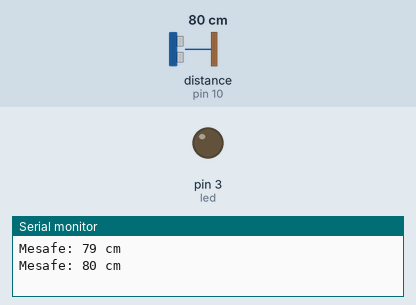
Recording of a sketch running on a simulated Arduino Uno, built with avr-gcc and run on an emulated ATmega328P. On the bench: output pins drawn as LEDs (lit = HIGH), the last lines printed to the serial monitor. Wiring (inferred from the names in the program): ultrasonic range finder: trigger pin 9; echo pin 10. The inputs (shaded band) are chosen by the test bench; at power-on: distance to the obstacle (sensor on pin 10) 80 cm. The echo pulse lasts 58.3 µs per cm; pins used as bus, display or sensor lines are not drawn.

Above: at 1.8 s.
1.9 s: distance to the obstacle (sensor on pin 10) set to 2 cm
At 4.0 s:
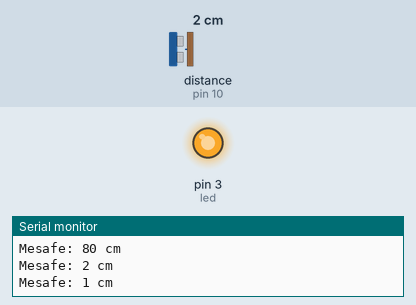
4.5 s: distance to the obstacle (sensor on pin 10) set to 9 cm
At 5.6 s:
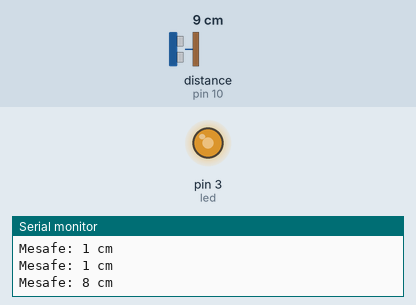
6.5 s: distance to the obstacle (sensor on pin 10) set to 18 cm
At 8.4 s:
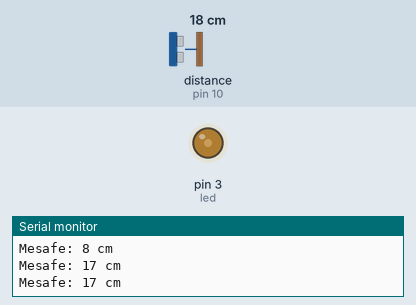
Timing chart, 0 to 9.9 s (numbered marks = the images above; inputs shaded):
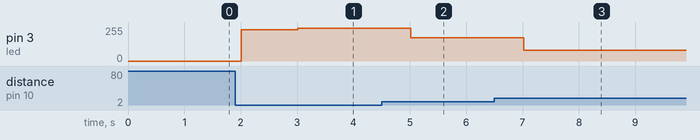

The sketch:

main.ino
```cpp
#define trigPin 9
#define echoPin 10
#define led 3

long duration;
long distance;

void setup()
{
  pinMode(led, OUTPUT);
  pinMode(trigPin, OUTPUT);
  pinMode(echoPin, INPUT);

  Serial.begin(9600);
}

void loop()
{
  digitalWrite(trigPin, LOW);
  delayMicroseconds(2);
  digitalWrite(trigPin, HIGH);
  delayMicroseconds(10);
  digitalWrite(trigPin, LOW);

  duration = pulseIn(echoPin, HIGH); // bir pinin low ile high arasındaki süreyi hesaplar (ya da tam tersi)

  // Mesafeyi hesapla (Ses hızı = 343 m/s veya 0.0343 cm/mikrosaniye)
  distance = duration * 0.0343 / 2;

  int brightness = calculateBrightness(distance);

  if (brightness < 255)
  {
    analogWrite(led, brightness);
  }

  analogWrite(led, brightness);

  Serial.print("Mesafe: ");
  Serial.print(distance);
  Serial.println(" cm");

  delay(1000);
}

int calculateBrightness(float mesafe) {
  if (mesafe < 0) mesafe = 0;
  if (mesafe > 25) mesafe = 25;
  return max(0, min(255, -10.2 * mesafe + 255));
}
```

Measured:
- after the input at 1.9 s, pin 3 (led): 0/255 → 234/255 after 0.11 s, → 244/255 1.0 s later
- after the input at 4.5 s, pin 3 (led): 244/255 → 173/255 after 0.51 s
- after the input at 6.5 s, pin 3 (led): 173/255 → 81/255 after 0.52 s
